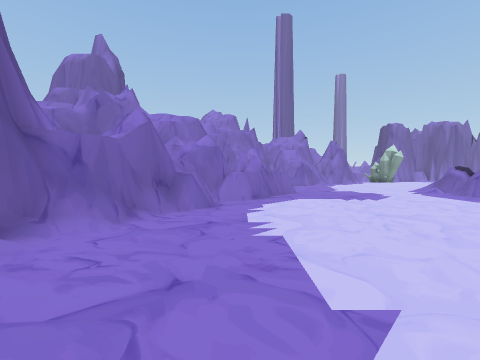
view 1 (above)

24 first-person views from a walk through a scene from a Unity 3-D project. The camera is 1.4 m above the floor, tilts 2° down and sees 90° across. The floor is counted in squares, 1.8 m on a side. Each view is taken from the middle of a square. On the plan, view 1 faces up. The plan holds only what a view shows up to about 9 squares ahead; the rest is blank. The place goes on beyond the plan. The player character is not drawn. Some animated figures are left out.

view 2
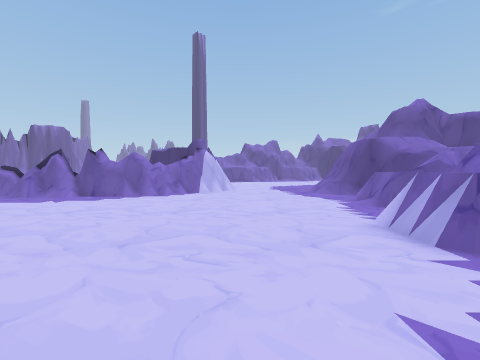

view 3
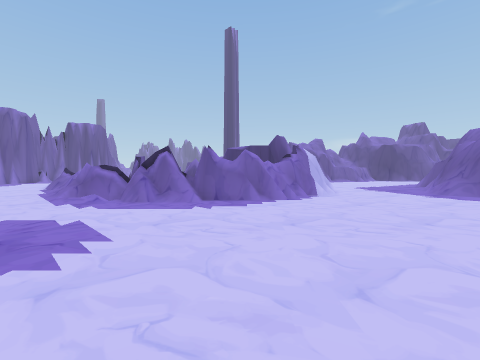

view 4
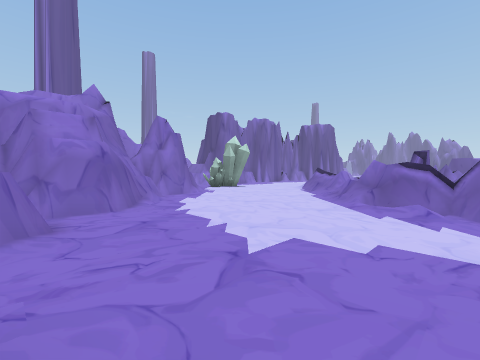

view 5
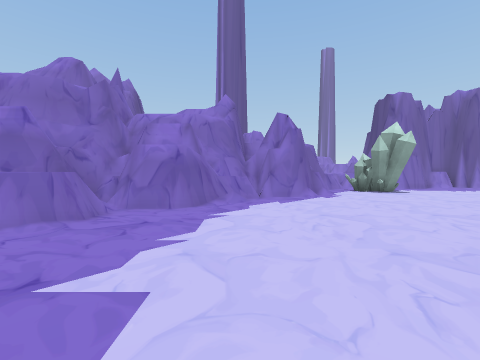

view 6
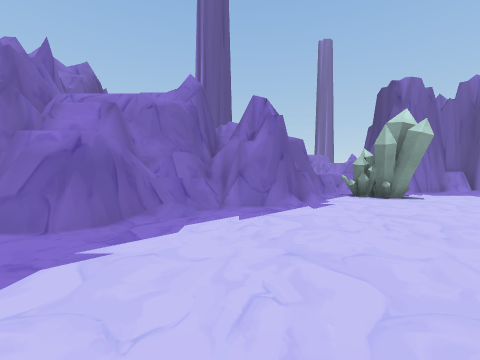

view 7
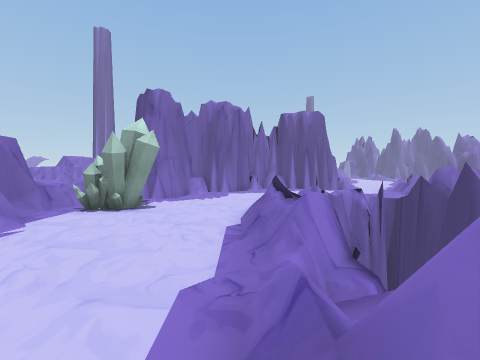

view 8
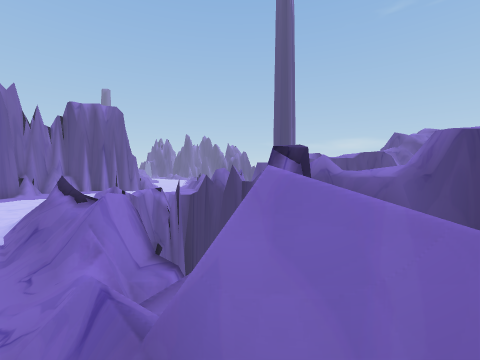

view 9
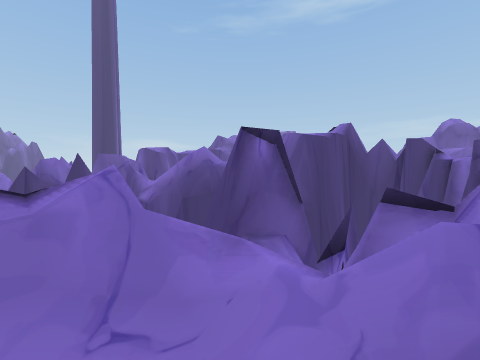

view 10
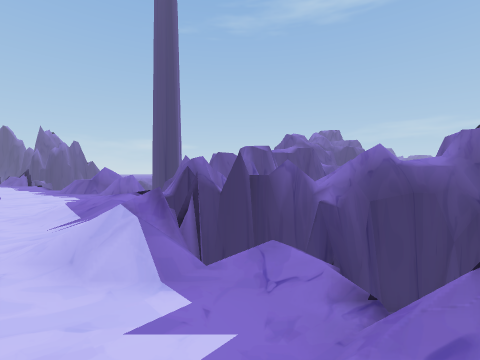

view 11
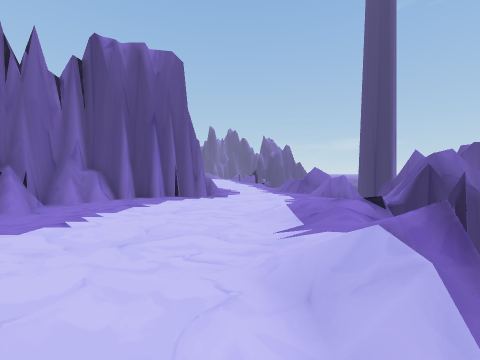

view 12
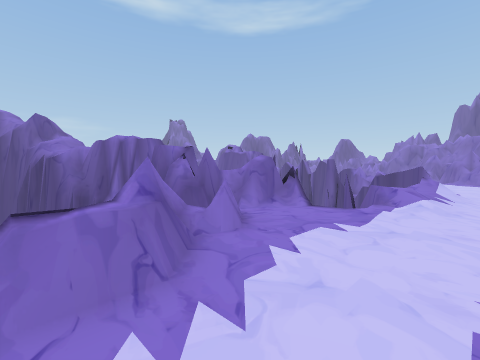

view 13
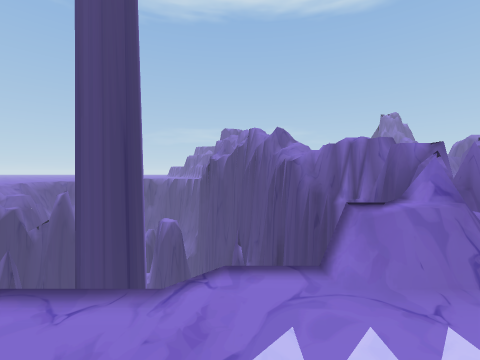

view 14
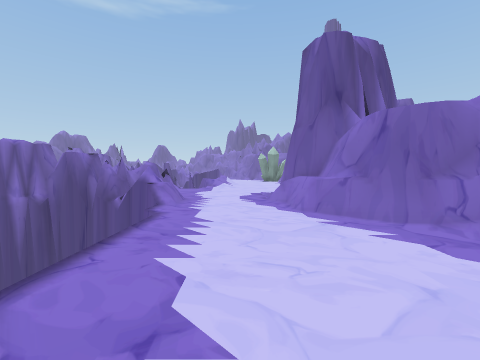

view 15
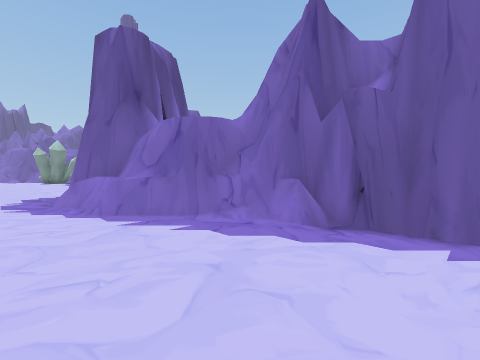

view 16
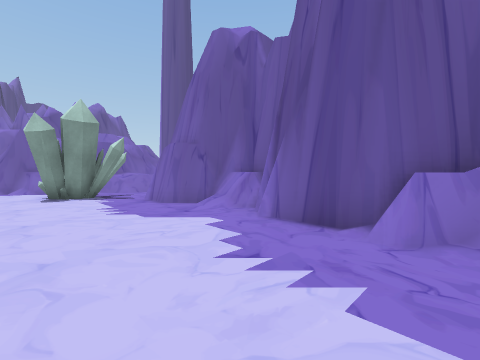

view 17
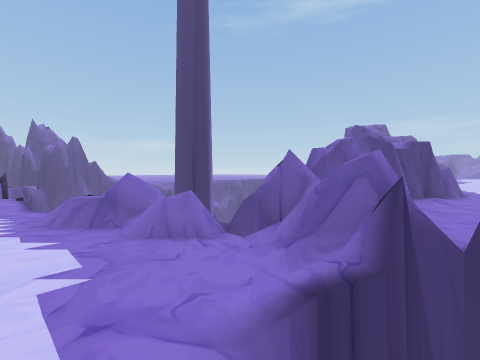

view 18
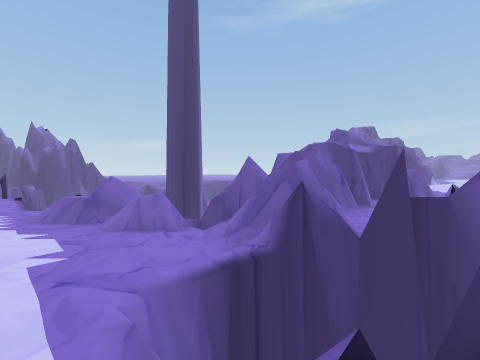

view 19
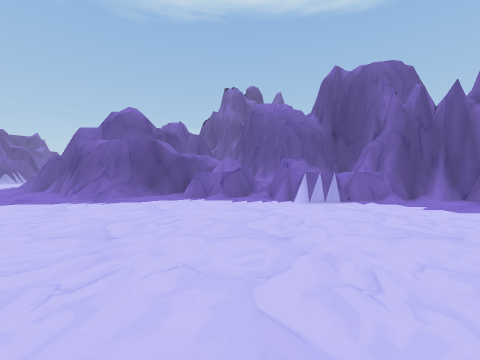

view 20
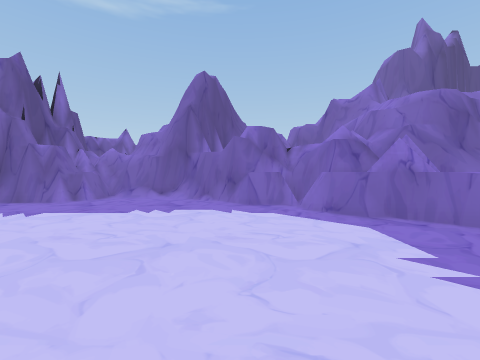

view 21
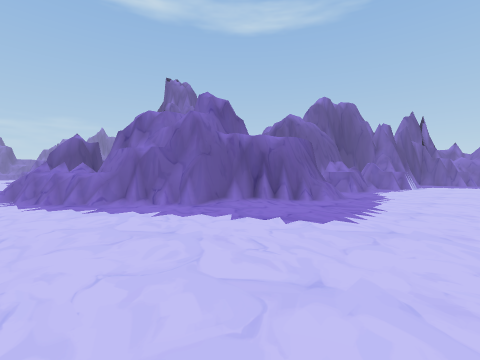

view 22
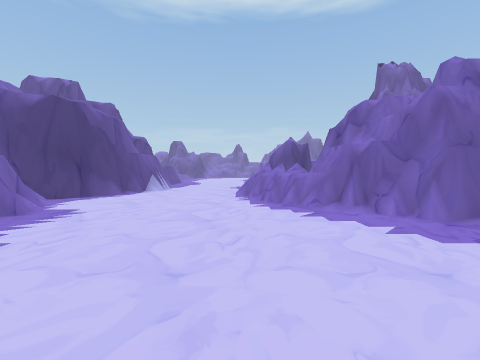

view 23
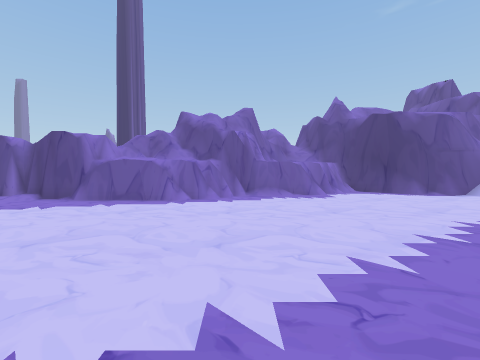

view 24
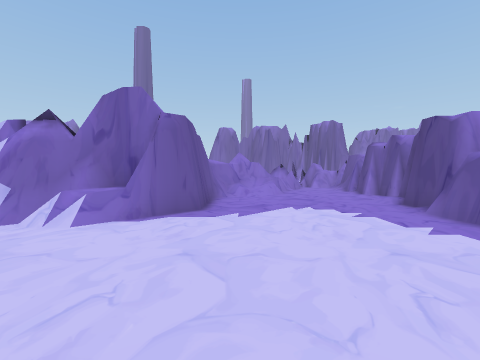

### Floor plan
Key: @ floor where view 1 was taken; # wall or solid block; x gap in a wall; . floor; / step, stairs or slope; = window, fence, low wall or low ledge; ^ raised ledge; v drop or lower ground; O other object.
Columns run from 3 left of view 1 to 30 right of it. Each row starts with its distance up from view 1.
 21                                ###
 20             ^=  ########       #v#
 19            #==O.#......##     ##vv
 18            #.OO.........##   ###..
 17           ##.OO..........###^#....
 16         ###..............v#==.....
 15        ##........../..............
 14      ###..........=////..........=
 13     ###.......==vv vvvv...=vvvvv
 12     #^........=v    vv..=x#
 11    # .......=vv      v##vv
 10    # .......xvvv  vvvx###v
  9    #^=.....# v#   vv#..##
  8    ##.....=#     v#==..##v
  7   ##.......#    v^#=...###      v#
  6  ##........##  v##//...###v     ##
  5  ##........##  ###.....# ##
  4 ##.........### ###....##  #
  3 #...........######....#   #v
  2 #...........####^.....#
  1 #=....................#
  0 ###@..................#
 -1  ##...=...............##
 -2   ###=^#....^=.........#
 -3     #####^.####........##
 -4         ####  ###......##
 -5                ##.......#
 -6                 ##=.....#
 -7                  ^^.....#
 -8                  #^=...##
 -9                   #=...#
-10                        #

Where each view was taken, in squares from view 1:
view 1: 0 up, 0 right, facing up
view 2: 1 up, 0 right, facing right
view 3: 5 up, 1 right, facing right
view 4: 8 up, 2 right, facing up-right
view 5: 8 up, 5 right, facing up
view 6: 10 up, 6 right, facing up
view 7: 10 up, 8 right, facing up-right
view 8: 10 up, 8 right, facing right
view 9: 12 up, 9 right, facing down-right
view 10: 15 up, 13 right, facing down-right
view 11: 15 up, 14 right, facing right
view 12: 15 up, 24 right, facing down-left
view 13: 15 up, 25 right, facing down
view 14: 15 up, 30 right, facing left
view 15: 15 up, 30 right, facing up-left
view 16: 16 up, 19 right, facing up-left
view 17: 14 up, 18 right, facing down-right
view 18: 14 up, 17 right, facing down-right
view 19: 5 up, 5 right, facing down
view 20: 5 up, 5 right, facing left
view 21: 1 up, 16 right, facing down-left
view 22: 0 up, 16 right, facing down
view 23: 2 down, 12 right, facing right
view 24: 2 down, 15 right, facing up
